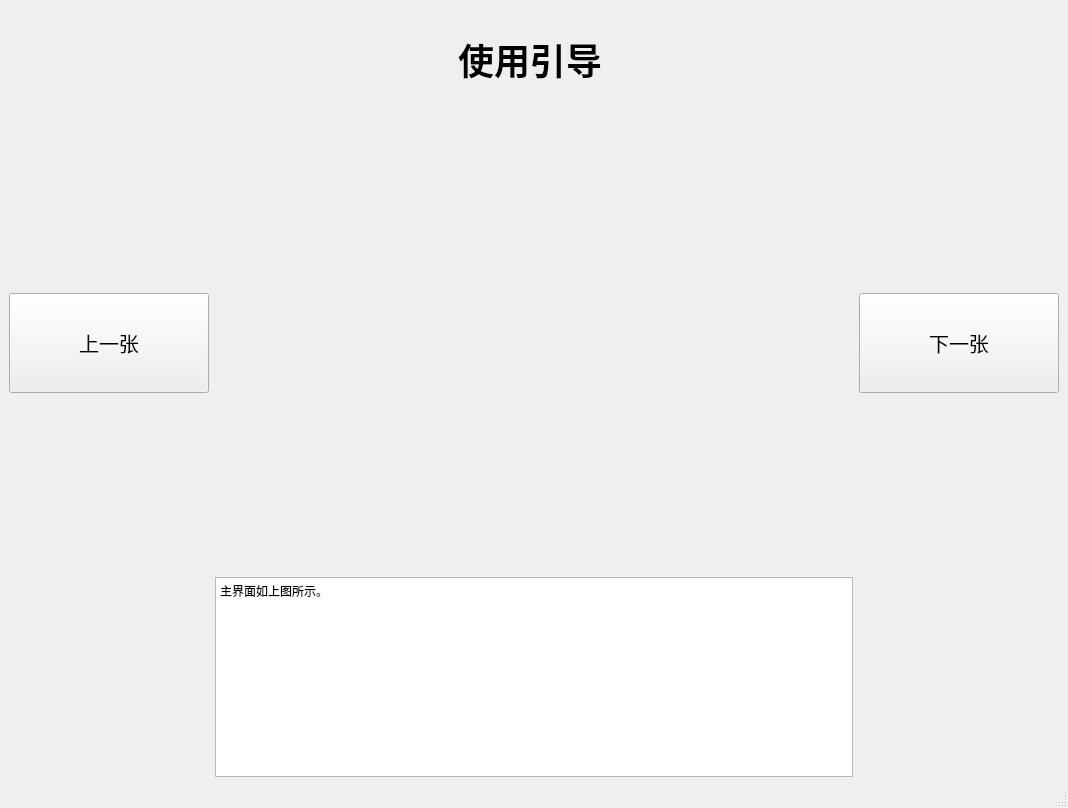
<?xml version="1.0" encoding="UTF-8"?>
<ui version="4.0">
 <class>GuideWindow</class>
 <widget class="QMainWindow" name="GuideWindow">
  <property name="geometry">
   <rect>
    <x>0</x>
    <y>0</y>
    <width>1068</width>
    <height>808</height>
   </rect>
  </property>
  <property name="windowTitle">
   <string>引导窗口</string>
  </property>
  <widget class="QWidget" name="centralwidget">
   <layout class="QVBoxLayout" name="verticalLayout">
    <item>
     <layout class="QGridLayout" name="gridLayout">
      <item row="1" column="2">
       <widget class="QPushButton" name="nextPictureButton">
        <property name="sizePolicy">
         <sizepolicy hsizetype="Minimum" vsizetype="Minimum">
          <horstretch>0</horstretch>
          <verstretch>0</verstretch>
         </sizepolicy>
        </property>
        <property name="minimumSize">
         <size>
          <width>200</width>
          <height>100</height>
         </size>
        </property>
        <property name="maximumSize">
         <size>
          <width>200</width>
          <height>100</height>
         </size>
        </property>
        <property name="font">
         <font>
          <pointsize>15</pointsize>
         </font>
        </property>
        <property name="text">
         <string>下一张</string>
        </property>
       </widget>
      </item>
      <item row="1" column="1">
       <widget class="QLabel" name="guidePictures">
        <property name="sizePolicy">
         <sizepolicy hsizetype="Expanding" vsizetype="Expanding">
          <horstretch>0</horstretch>
          <verstretch>0</verstretch>
         </sizepolicy>
        </property>
        <property name="minimumSize">
         <size>
          <width>0</width>
          <height>0</height>
         </size>
        </property>
        <property name="maximumSize">
         <size>
          <width>16777215</width>
          <height>16777215</height>
         </size>
        </property>
        <property name="whatsThis">
         <string>&lt;html&gt;&lt;head/&gt;&lt;body&gt;&lt;p&gt;&lt;br/&gt;&lt;/p&gt;&lt;/body&gt;&lt;/html&gt;</string>
        </property>
        <property name="styleSheet">
         <string notr="true">border-image: url(:/gp/1.png);</string>
        </property>
        <property name="text">
         <string/>
        </property>
        <property name="alignment">
         <set>Qt::AlignCenter</set>
        </property>
       </widget>
      </item>
      <item row="2" column="1">
       <widget class="QTextEdit" name="textEdit">
        <property name="sizePolicy">
         <sizepolicy hsizetype="Minimum" vsizetype="Minimum">
          <horstretch>0</horstretch>
          <verstretch>0</verstretch>
         </sizepolicy>
        </property>
        <property name="minimumSize">
         <size>
          <width>0</width>
          <height>200</height>
         </size>
        </property>
        <property name="maximumSize">
         <size>
          <width>16777215</width>
          <height>200</height>
         </size>
        </property>
        <property name="html">
         <string>&lt;!DOCTYPE HTML PUBLIC &quot;-//W3C//DTD HTML 4.0//EN&quot; &quot;http://www.w3.org/TR/REC-html40/strict.dtd&quot;&gt;
&lt;html&gt;&lt;head&gt;&lt;meta name=&quot;qrichtext&quot; content=&quot;1&quot; /&gt;&lt;style type=&quot;text/css&quot;&gt;
p, li { white-space: pre-wrap; }
&lt;/style&gt;&lt;/head&gt;&lt;body style=&quot; font-family:'SimSun'; font-size:9pt; font-weight:400; font-style:normal;&quot;&gt;
&lt;p style=&quot; margin-top:0px; margin-bottom:0px; margin-left:0px; margin-right:0px; -qt-block-indent:0; text-indent:0px;&quot;&gt;主界面如上图所示。&lt;/p&gt;&lt;/body&gt;&lt;/html&gt;</string>
        </property>
       </widget>
      </item>
      <item row="1" column="0">
       <widget class="QPushButton" name="lastPictureButton">
        <property name="minimumSize">
         <size>
          <width>200</width>
          <height>100</height>
         </size>
        </property>
        <property name="maximumSize">
         <size>
          <width>200</width>
          <height>100</height>
         </size>
        </property>
        <property name="font">
         <font>
          <pointsize>15</pointsize>
         </font>
        </property>
        <property name="text">
         <string>上一张</string>
        </property>
       </widget>
      </item>
      <item row="0" column="1">
       <widget class="QLabel" name="guideTitle">
        <property name="sizePolicy">
         <sizepolicy hsizetype="Preferred" vsizetype="Preferred">
          <horstretch>0</horstretch>
          <verstretch>0</verstretch>
         </sizepolicy>
        </property>
        <property name="minimumSize">
         <size>
          <width>630</width>
          <height>100</height>
         </size>
        </property>
        <property name="maximumSize">
         <size>
          <width>630</width>
          <height>100</height>
         </size>
        </property>
        <property name="font">
         <font>
          <pointsize>27</pointsize>
          <weight>75</weight>
          <bold>true</bold>
         </font>
        </property>
        <property name="whatsThis">
         <string>&lt;html&gt;&lt;head/&gt;&lt;body&gt;&lt;p align=&quot;center&quot;&gt;&lt;span style=&quot; font-size:28pt; font-weight:600;&quot;&gt;title&lt;/span&gt;&lt;/p&gt;&lt;/body&gt;&lt;/html&gt;</string>
        </property>
        <property name="text">
         <string>使用引导</string>
        </property>
        <property name="alignment">
         <set>Qt::AlignCenter</set>
        </property>
       </widget>
      </item>
     </layout>
    </item>
   </layout>
  </widget>
  <widget class="QMenuBar" name="menubar">
   <property name="geometry">
    <rect>
     <x>0</x>
     <y>0</y>
     <width>1068</width>
     <height>26</height>
    </rect>
   </property>
  </widget>
  <widget class="QStatusBar" name="statusbar"/>
 </widget>
 <resources>
  <include location="images/guide_p.qrc"/>
 </resources>
 <connections>
  <connection>
   <sender>nextPictureButton</sender>
   <signal>clicked()</signal>
   <receiver>GuideWindow</receiver>
   <slot>click_right_b()</slot>
   <hints>
    <hint type="sourcelabel">
     <x>773</x>
     <y>332</y>
    </hint>
    <hint type="destinationlabel">
     <x>891</x>
     <y>407</y>
    </hint>
   </hints>
  </connection>
  <connection>
   <sender>lastPictureButton</sender>
   <signal>clicked()</signal>
   <receiver>GuideWindow</receiver>
   <slot>click_left_b()</slot>
   <hints>
    <hint type="sourcelabel">
     <x>140</x>
     <y>333</y>
    </hint>
    <hint type="destinationlabel">
     <x>70</x>
     <y>433</y>
    </hint>
   </hints>
  </connection>
 </connections>
 <slots>
  <slot>click_right_b()</slot>
  <slot>click_left_b()</slot>
 </slots>
</ui>
